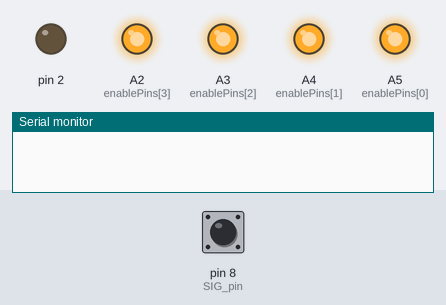
The sketch below on a simulated Arduino Uno, built with avr-gcc and run on an emulated ATmega328P. Shown: output pins drawn as LEDs (lit = HIGH), the last lines printed to the serial monitor. The inputs (shaded band) are chosen by the test bench; at power-on: pin 8 (SIG_pin) HIGH. The ROS host is connected and sends only what is stated; pins used as bus, display or sensor lines are not drawn.

Above: at 0.2 s.
At 0.62 s:
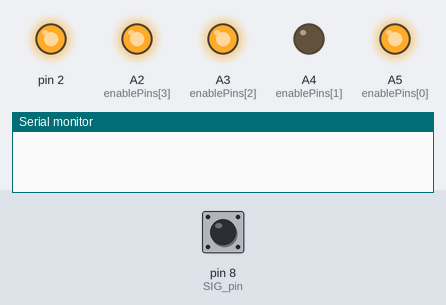
At 0.79 s:
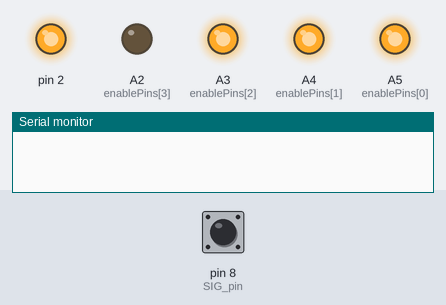
At 1.37 s:
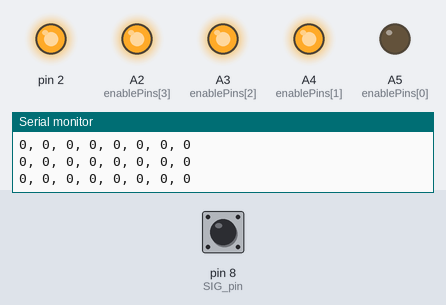
At 1.9 s:
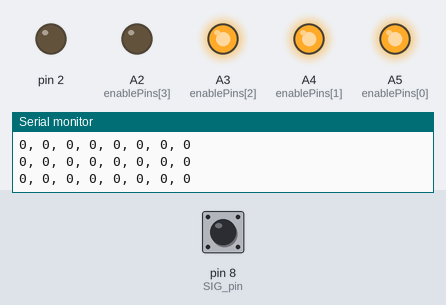
At 2.38 s:
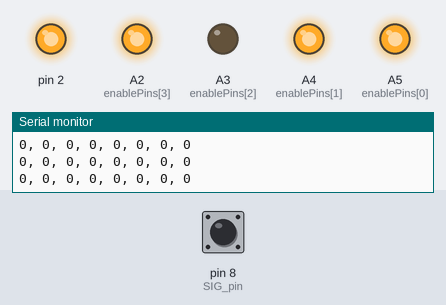
Timing chart, 0 to 3.0 s (numbered marks = the images above):
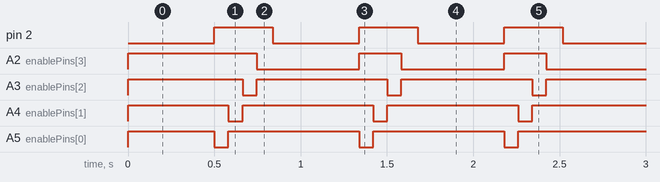

The sketch:

Muxpub.ino
```cpp
#include <ros.h>                  // ROS library
#include <std_msgs/Int32MultiArray.h>
int s0 = 10;
int s1 = 11;
int s2 = 12;
int s3 = 13;
// Mux in "SIG" pin
int SIG_pin = 8;

// Enable pins for the PCBs
int enablePins[4] = {A5, A4, A3, A2}; // PCB1, PCB2, PCB3, PCB4

// 8x8 array to represent the sensor data
int sensorArray[8][8];
ros::NodeHandle nh;

// Create a ROS publisher
std_msgs::Int32MultiArray chessboard_msg;
ros::Publisher chessboard_pub("chessboard", &chessboard_msg);
void setup() {
  nh.initNode();
  nh.advertise(chessboard_pub);
  pinMode(s0, OUTPUT);
  pinMode(s1, OUTPUT);
  pinMode(s2, OUTPUT);
  pinMode(s3, OUTPUT);
  pinMode(SIG_pin, INPUT_PULLUP);
  pinMode(2,OUTPUT);
  digitalWrite(2,HIGH);

  // Set up enable pins
  for (int i = 0; i < 4; i++) {
    pinMode(enablePins[i], OUTPUT);
    digitalWrite(enablePins[i], HIGH); // Default to HIGH (disable all PCBs)
  }
  digitalWrite(s0, LOW);
  digitalWrite(s1, LOW);
  digitalWrite(s2, LOW);
  digitalWrite(s3, LOW);
  Serial.begin(115200);
  chessboard_msg.data_length = 64;  // 8x8 array = 64 values
  chessboard_msg.data = new int32_t[64];
}

void loop() {
  digitalWrite(2,LOW);
  delay(500);
  digitalWrite(2,HIGH);
  // Iterate through each board and populate the sensorArray
  for (int board = 1; board <= 4; board++) {
    selectBoard(board);

    // Populate the corresponding quadrant in the 8x8 array
    for (int channel = 0; channel < 16; channel++) {
      int val = readMux(channel);
      mapTo8x8Array(board, channel, val);
    }
  }

  // Print the 8x8 sensor array
  Serial.println("Sensor Array:");
  for (int row = 0; row < 8; row++) {
    for (int col = 0; col < 8; col++) {
      Serial.print(sensorArray[row][col]);
      if (col < 7) {
        Serial.print(", ");
      }
      chessboard_msg.data[row * 8 + col] = sensorArray[row][col];
    }
    Serial.println();
  }
  chessboard_pub.publish(&chessboard_msg);

  // Spin the ROS node
  nh.spinOnce();


}

void selectBoard(int board) {
  // Set the selected board's enable pin to LOW and all others to HIGH
  for (int i = 0; i < 4; i++) {
    if (i == (board - 1)) {
      digitalWrite(enablePins[i], LOW);  // Enable the selected board
    } else {
      digitalWrite(enablePins[i], HIGH); // Disable the other boards
    }
  }
}

int readMux(int channel) {
  int controlPin[] = {s0, s1, s2, s3};

  // Mux channel selection array
  int muxChannel[16][4] = {
    {0, 0, 0, 0}, // Channel 0
    {1, 0, 0, 0}, // Channel 1
    {0, 1, 0, 0}, // Channel 2
    {1, 1, 0, 0}, // Channel 3
    {0, 0, 1, 0}, // Channel 4
    {1, 0, 1, 0}, // Channel 5
    {0, 1, 1, 0}, // Channel 6
    {1, 1, 1, 0}, // Channel 7
    {0, 0, 0, 1}, // Channel 8
    {1, 0, 0, 1}, // Channel 9
    {0, 1, 0, 1}, // Channel 10
    {1, 1, 0, 1}, // Channel 11
    {0, 0, 1, 1}, // Channel 12
    {1, 0, 1, 1}, // Channel 13
    {0, 1, 1, 1}, // Channel 14
    {1, 1, 1, 1}  // Channel 15
  };

  // Set the control pins for the selected channel
  for (int i = 0; i < 4; i++) {
    digitalWrite(controlPin[i], muxChannel[channel][i]);
  }

  // Small delay to ensure the mux has settled before reading
  delay(5);

  // Read the value at the SIG pin
  int val = digitalRead(SIG_pin);
  val = !val;
  // Return the value
  return val;
}

void mapTo8x8Array(int board, int channel, int val) {
  int row = 0;
  int col = 0;

  // Mapping for Board 1 (Bottom Left)
  if (board == 1) {
    switch(channel) {
      case 11: row = 4; col = 0; break;
      case 15: row = 4; col = 1; break;
      case 4:  row = 4; col = 2; break;
      case 0:  row = 4; col = 3; break;
      case 10: row = 5; col = 0; break;
      case 14: row = 5; col = 1; break;
      case 5:  row = 5; col = 2; break;
      case 1:  row = 5; col = 3; break;
      case 9:  row = 6; col = 0; break;
      case 13: row = 6; col = 1; break;
      case 6:  row = 6; col = 2; break;
      case 2:  row = 6; col = 3; break;
      case 8:  row = 7; col = 0; break;
      case 12: row = 7; col = 1; break;
      case 7:  row = 7; col = 2; break;
      case 3:  row = 7; col = 3; break;
    }
  }

  // Correct Mapping for Board 2 (Top Left - 180-degree rotation)
  else if (board == 2) {
    switch(channel) {
      case 3:  row = 0; col = 0; break;
      case 7:  row = 0; col = 1; break;
      case 12: row = 0; col = 2; break;
      case 8:  row = 0; col = 3; break;
      case 2:  row = 1; col = 0; break;
      case 6:  row = 1; col = 1; break;
      case 13: row = 1; col = 2; break;
      case 9:  row = 1; col = 3; break;
      case 1:  row = 2; col = 0; break;
      case 5:  row = 2; col = 1; break;
      case 14: row = 2; col = 2; break;
      case 10: row = 2; col = 3; break;
      case 0:  row = 3; col = 0; break;
      case 4:  row = 3; col = 1; break;
      case 15: row = 3; col = 2; break;
      case 11: row = 3; col = 3; break;
    }
  }

  // Correct Mapping for Board 3 (Top Right - 180-degree rotation)
  else if (board == 3) {
    switch(channel) {
      case 3:  row = 0; col = 4; break;
      case 7:  row = 0; col = 5; break;
      case 12: row = 0; col = 6; break;
      case 8:  row = 0; col = 7; break;
      case 2:  row = 1; col = 4; break;
      case 6:  row = 1; col = 5; break;
      case 13: row = 1; col = 6; break;
      case 9:  row = 1; col = 7; break;
      case 1:  row = 2; col = 4; break;
      case 5:  row = 2; col = 5; break;
      case 14: row = 2; col = 6; break;
      case 10: row = 2; col = 7; break;
      case 0:  row = 3; col = 4; break;
      case 4:  row = 3; col = 5; break;
      case 15: row = 3; col = 6; break;
      case 11: row = 3; col = 7; break;
    }
  }

  // Mapping for Board 4 (Bottom Right - Same as Board 1)
  else if (board == 4) {
    switch(channel) {
      case 11: row = 4; col = 4; break;
      case 15: row = 4; col = 5; break;
      case 4:  row = 4; col = 6; break;
      case 0:  row = 4; col = 7; break;
      case 10: row = 5; col = 4; break;
      case 14: row = 5; col = 5; break;
      case 5:  row = 5; col = 6; break;
      case 1:  row = 5; col = 7; break;
      case 9:  row = 6; col = 4; break;
      case 13: row = 6; col = 5; break;
      case 6:  row = 6; col = 6; break;
      case 2:  row = 6; col = 7; break;
      case 8:  row = 7; col = 4; break;
      case 12: row = 7; col = 5; break;
      case 7:  row = 7; col = 6; break;
      case 3:  row = 7; col = 7; break;
    }
  }

  // Store the value in the correct position in the 8x8 array
  sensorArray[row][col] = val;
}
```

Measured:
- by itself, pin 2: alternates HIGH for 0.34 s and LOW for 0.50 s
- by itself, A2 (enablePins[3]): alternates HIGH for 0.24 s and LOW for 0.59 s
- by itself, A3 (enablePins[2]), A4 (enablePins[1]), A5 (enablePins[0]): alternates HIGH for 0.76 s and LOW for 0.08 s
